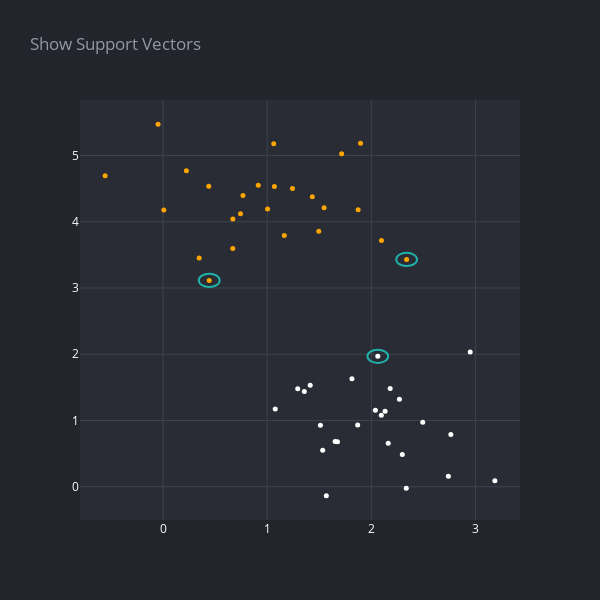

Source (notebook cell):
### Code cell
x = np.linspace(-1, 3.5, 30)
y = np.linspace(-1, 6, 30)

# create a grid to evaluate the model
Y, X = np.meshgrid(y,x)
xy = np.vstack([X.ravel(), Y.ravel()]).T
P = model.decision_function(xy).reshape(X.shape)
fig = go.Figure(data=[data_plot])
shapes = []
for sv in model.support_vectors_:
    shapes.append(shape(sv[0], sv[1]))

fig.update_layout(shapes=shapes)
render(fig, title='Show Support Vectors', height=600, width=600)

### Figure 1 — Plotly figure (JSON) as saved in the notebook; plotly's stock layout.template omitted (floating-point values rounded to 4 significant figures)
{"data": [{"marker": {"color": ["white", "white", "orange", "orange", "white", "white", "white", "white", "white", "orange", "orange", "orange", "orange", "white", "orange", "orange", "orange", "white", "orange", "orange", "white", "white", "white", "white", "white", "orange", "orange", "orange", "white", "orange", "white", "orange", "orange", "orange", "orange", "white", "white", "orange", "white", "orange", "white", "orange", "white", "white", "orange", "white", "white", "orange", "white", "orange"], "size": 5}, "mode": "markers", "name": "Circle Blobs", "opacity": 1, "type": "scatter", "x": [1.413, 1.813, 1.433, 1.873, 2.095, 2.739, 3.185, 2.062, 2.038, -0.04749, 1.714, 0.2246, 1.069, 1.533, 1.495, 1.164, 0.7439, 2.297, 0.4436, 0.9143, 1.675, 2.269, 1.511, 1.652, 2.493, 2.338, 0.6705, -0.5555, 2.162, 2.097, 2.18, 0.439, 1.243, 0.007931, 1.896, 1.868, 2.131, 1.063, 2.335, 0.6698, 1.077, 1.546, 1.567, 1.356, 1.004, 1.293, 2.948, 0.3471, 2.763, 0.7675], "y": [1.53, 1.631, 4.377, 4.181, 1.079, 0.1568, 0.08901, 1.969, 1.155, 5.474, 5.025, 4.77, 4.531, 0.5504, 3.858, 3.791, 4.122, 0.4868, 3.115, 4.55, 0.68, 1.322, 0.9288, 0.6819, 0.9751, 3.431, 4.041, 4.696, 0.6566, 3.717, 1.484, 4.536, 4.504, 4.176, 5.185, 0.9314, 1.139, 5.176, -0.02408, 3.595, 1.175, 4.213, -0.1381, 1.438, 4.191, 1.479, 2.035, 3.452, 0.7897, 4.398]}], "layout": {"height": 600, "legend": {"font": {"color": "#ffffff"}}, "paper_bgcolor": "#22252B", "plot_bgcolor": "#292C34", "shapes": [{"line": {"color": "LightSeaGreen"}, "type": "circle", "x0": 0.3436, "x1": 0.5436, "xref": "x", "y0": 3.015, "y1": 3.215, "yref": "y"}, {"line": {"color": "LightSeaGreen"}, "type": "circle", "x0": 2.238, "x1": 2.438, "xref": "x", "y0": 3.331, "y1": 3.531, "yref": "y"}, {"line": {"color": "LightSeaGreen"}, "type": "circle", "x0": 1.962, "x1": 2.162, "xref": "x", "y0": 1.869, "y1": 2.069, "yref": "y"}], "title": {"font": {"color": "#9398A4"}, "text": "Show Support Vectors"}, "width": 600, "xaxis": {"gridcolor": "#3F434F", "tickfont": {"color": "#ffffff"}, "title": {"font": {"color": "#ffffff"}}, "zeroline": false}, "yaxis": {"gridcolor": "#3F434F", "tickfont": {"color": "#ffffff"}, "title": {"font": {"color": "#ffffff"}}, "zeroline": false}}}
